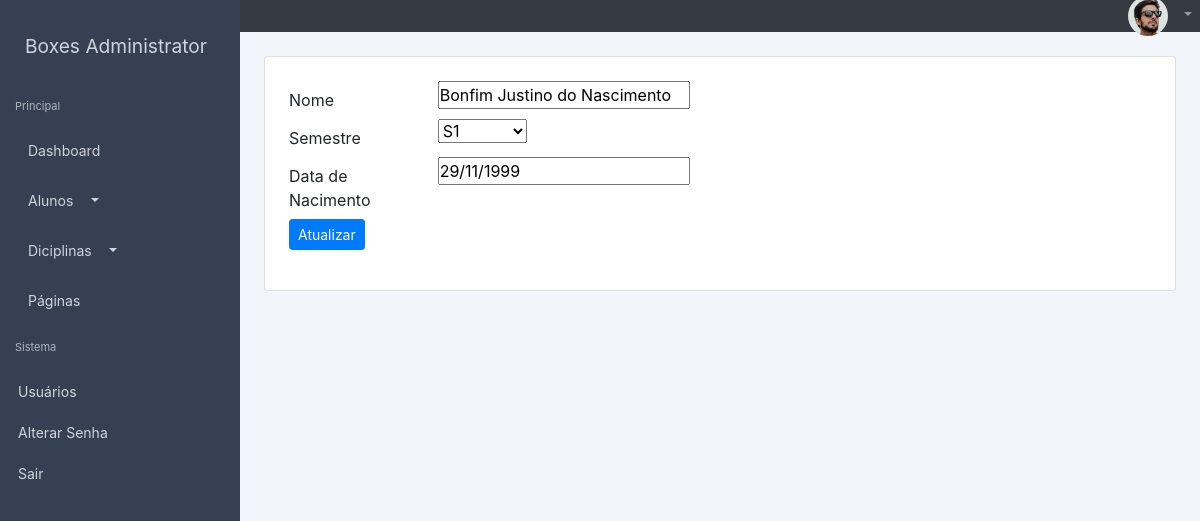
The app's page /alunos/editar/1 (signed in) with its own data.
### lanc_notas/models.py (models this page shows, shortened)
class Aluno(models.Model):
	matricula = models.AutoField(primary_key=True)
	semestre = models.ForeignKey(Turma, on_delete=models.CASCADE)
	nome = models.CharField(max_length=100)
	data_nac = models.CharField(max_length=12, null=True)

class Turma(models.Model):
	cod_turma = models.AutoField(primary_key=True)
	semestre = models.CharField(max_length=30)
	def __str__(self):
		return self.semestre

### lanc_notas/views.py (the view)
# urls.py: path('alunos/editar/<int:id>', views.editar),
@login_required(login_url='/login') #verifica o usuario
def editar(request, id):
	print(id)
	aluno = Aluno.objects.get(matricula=id)
	if request.POST:
		form = FormAluno(request.POST, instance=aluno) #instancia o com os dados existentes do aluno
		if form.is_valid():
			form.save()
			return redirect('/alunos/todos')
	else:
		form = FormAluno(instance=aluno)
		return render(request, 'editar.html', {'form':form})

### lanc_notas/forms.py
class FormAluno(ModelForm):
    class Meta:
    	model = Aluno
    	fields = '__all__'

### lanc_notas/templates/editar.html (shortened to what this page needs)
{% extends "layout/base.html" %}
{% block conteudo %}
{% load static %}
  <div class="wrapper">
    <div class="d-flex" id="wrapper">
     {% include "sidebar.html" %}
     <div class="container-fluid">
      {% include 'navbar.html' %}
      {% include 'conteudo/editar_aluno.html' %}
     </div>
  </div>
{% endblock %}

### lanc_notas/templates/conteudo/editar_aluno.html (shortened to what this page needs)
<div class="conteudo mt-4 ml-4 mr-4">
<form action="" method="POST">
  <div class="card p-4">
  <div class="form-group row">
    <label for="{{ form.nome.id_for_label }}" class="col-sm-2 col-form-label">Nome</label>
    <div class="col-sm-10">
      {{ form.nome }}
    </div>
    <label for="{{ form.semestre.id_for_label }}" class="col-sm-2 col-form-label">Semestre</label>
    <div class="col-sm-10">
      {{ form.semestre }}
    </div>
    <label for="{{ form.data_nac.id_for_label }}" class="col-sm-2 col-form-label">Data de Nacimento</label>
    <div class="col-sm-10">
      {{ form.data_nac }}
    </div>
    <div class="col-sm-10">
      <button type="submit" class="btn btn-primary btn-sm">Atualizar</button>
    </div>
  </div>
  </div>
</form>
</div>

### gerencia_notas/static/css/sidebar.css (style rules this page uses)
* { margin: 0; padding: 0; }
.wrapper { display: flex; width: 100%; }
body { overflow-x: visible; }

### gerencia_notas/static/css/estilo.css (style rules this page uses)
* { margin: 0; padding: 0; }
body { background-color: #f3f5fa; }
.container-fluid { margin: 0; padding: 0; }

### records on screen
Aluno: nome "Bonfim Justino do Nascimento", data_nac "29/11/1999"
Turma: semestre "S1"
